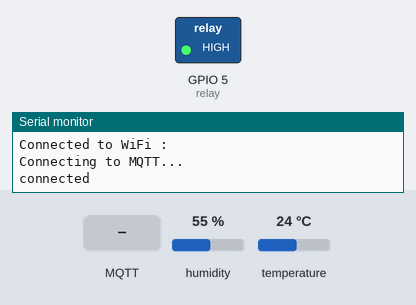
The sketch below on a simulated ESP8266 (NodeMCU). Shown: switched loads named in the sketch (green lamp = pin HIGH), the last lines printed to the serial monitor. The test bench sets the inputs (shaded band); at power-on: humidity 55 %, temperature 24 °C. WiFi joins after 1.5 s; servers stay silent unless stated; no MQTT or app messages arrive unless stated.

Above: at 3.7 s.
3.8 s: MQTT message "press" arrives on the first subscribed topic
At 5.7 s:
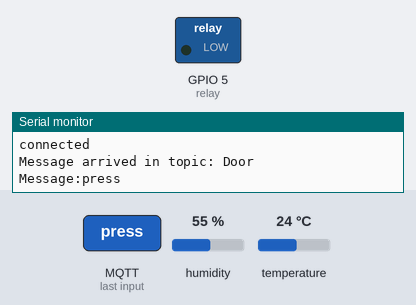
6.0 s: MQTT message "off" arrives on the first subscribed topic
Timing chart, 0 to 9.1 s (numbered marks = the images above; inputs shaded):
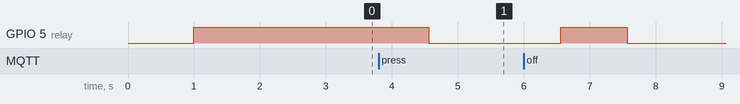

Measured:
- after the input at 3.8 s, GPIO 5 (relay): HIGH → LOW after 0.76 s

The sketch:

Garage_door_opener_and_DHT22_sensor.ino
```cpp
/*
 *  ESP8266 NodeMCU MQTT Example
 *  Savke
 *
 */
#include <ESP8266WiFi.h>
#include <PubSubClient.h>
#include <Adafruit_Sensor.h>
#include <DHT.h>
#include <Arduino.h>

#define DHTPIN 4     // Digital pin connected to the DHT sensor
#define DHTTYPE DHT22   // DHT 22 (AM2302)
DHT dht(DHTPIN, DHTTYPE);

// current temperature & humidity, updated in loop()
float t = 0.0;
float h = 0.0;

// pin for relay
const int relay = 5;


//Enter your wifi credentials
const char* ssid = "";
const char* password =  "";

//Enter your mqtt server configurations
const char* mqttServer = "";    //Enter Your mqttServer address
const int mqttPort = 1883;       //Port number
const char* mqttUser = ""; //User
const char* mqttPassword = ""; //Password

WiFiClient espClient;
PubSubClient client(espClient);

void setup() {
  delay(1000);
  dht.begin();
  pinMode(relay, OUTPUT);
  digitalWrite(relay, HIGH);
  Serial.begin(115200);

  WiFi.begin(ssid, password);

  while (WiFi.status() != WL_CONNECTED) {
    delay(500);
    Serial.println("Connecting to WiFi..");
  }
  Serial.print("Connected to WiFi :");
  Serial.println(WiFi.SSID());
  connect();
}

void connect() {
  client.setServer(mqttServer, mqttPort);
  client.setCallback(MQTTcallback);

  while (!client.connected()) {
   Serial.println("Connecting to MQTT...");

   if (client.connect("ESP8266", mqttUser, mqttPassword )) {

     Serial.println("connected");

   } else {

    Serial.print("failed with state ");
    Serial.println(client.state());  //If you get state 5: mismatch in configuration
    delay(1000);

     }
  }

  client.subscribe("Door");
}

void MQTTcallback(char* topic, byte* payload, unsigned int length) {

  Serial.print("Message arrived in topic: ");
  Serial.println(topic);

  Serial.print("Message:");

  String message;
  for (int i = 0; i < length; i++) {
    message = message + (char)payload[i];  //Conver *byte to String
  }
   Serial.print(message);
  if(message == "press") {
    digitalWrite(relay, LOW);
    delay(2000);
    digitalWrite(relay, HIGH);
    }

  if(message == "off") {digitalWrite(relay,LOW);}

  Serial.println();
  Serial.println("-----------------------");
}


void loop() {
  client.loop();

  t = dht.readTemperature();
  client.publish("topic",String(t).c_str());

  if(!client.connected()){
    Serial.println("MQTT client disconnected");
    connect();
    }

  delay(1000);

}
```
